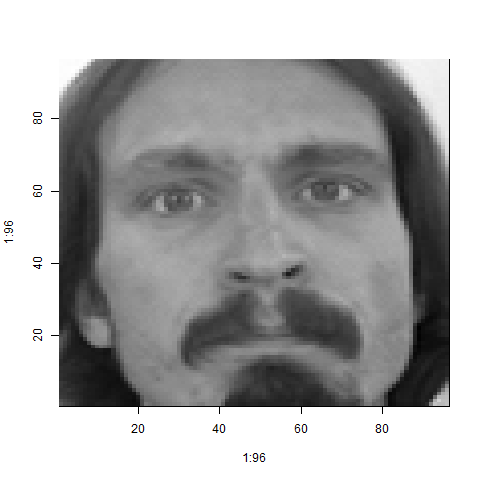
#> input picture img_1.png, 480 x 480 px, given in place of the camera
$ jupyter execute OpenCV_Facedetection_webcam.ipynb   (older library calls are emulated)
#> lines starting #> are read from the running program, lines starting #| are printed output that depends on the picture; after the words box and inside, x2 and y2 are one past the last pixel; in counts of white or black regions, pixels touching at a corner belong together
[cell 1]
import cv2
import numpy as np
import scipy.misc
import os
import time
os.chdir("C:/Users/Santhosh/Documents/OpenCV/")
import uuid

face_cascade = cv2.CascadeClassifier('C:/Users/Santhosh/Anaconda2/pkgs/opencv-2.4.11-py27_1/' \
                                     'Library/share/OpenCV/haarcascades/haarcascade_frontalface_default.xml')
video_capture = cv2.VideoCapture(0)

[cell 2]
while True:
    # Capture frame-by-frame
    #time.sleep(1)
    video_capture.open(0)
    ret, frame = video_capture.read()
#> frame is the input picture: shape (480, 480, 3); mean B, G, R 171.1, 171.1, 171.1
    #print frame.shape
    #cv2.imshow('Video',frame)
    gray = cv2.cvtColor(frame, cv2.COLOR_BGR2GRAY)
    gray = cv2.equalizeHist(gray)
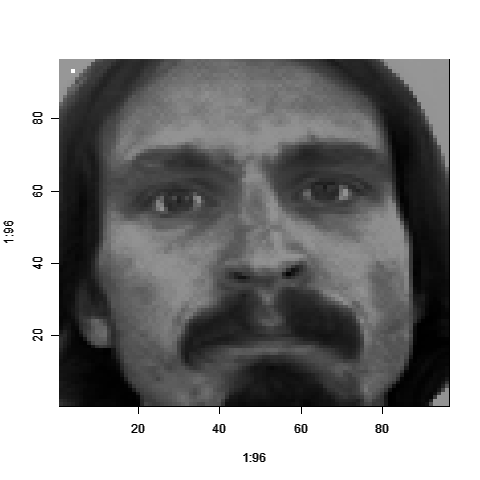
#> gray: shape (480, 480); min 0, max 255, mean 148.4
    faces = face_cascade.detectMultiScale(
        gray,
        scaleFactor=1.1,
        minNeighbors=5,
        minSize=(30, 30),
       flags=cv2.cv.CV_HAAR_SCALE_IMAGE
    )
#> faces = [[76, 44, 365, 365]]

    # Draw a rectangle around the faces
    if len(faces)>0:
        #print('success')
        for (x, y, w, h) in faces:
            fac = np.array(frame)[y:(y+h),x:(x+h),:]
            cv2.rectangle(frame, (x, y), (x+w, y+h), (255, 255, 255), 2)
            #cv2.putText(frame,'omar',(x,y+h), cv2.FONT_HERSHEY_DUPLEX,1,(0,0,255), 2,8)
            scipy.misc.toimage(fac).save(str(uuid.uuid4()) +'.jpg')
#> this loop made 1 pass
#> pass 1, `fac = np.array(frame)[y:(y+h),x:(x+h),:]`:
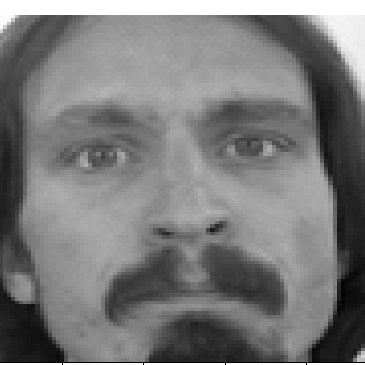
#> fac: shape (365, 365, 3); min 0, max 255, mean 122.5
#> after the loop:
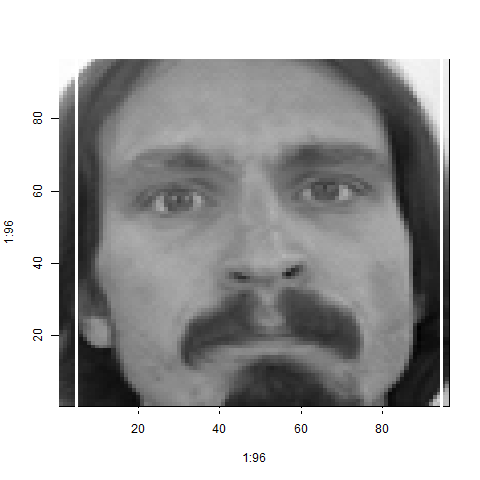
#> frame: shape (480, 480, 3); 0.91% of pixels changed, all inside (x1, y1, x2, y2) = (75, 59, 443, 411)

    # Display the resulting frame
    cv2.imshow('Video', frame)
        #fac = np.array(frame)[y:(y+h),x:(x+h)]
    if cv2.waitKey(1) & 0xFF == ord('q'):
#> (key q is pressed here)
            break


# When everything is done, release the capture
video_capture.release()
cv2.destroyAllWindows()

$ run again, on img_2.png
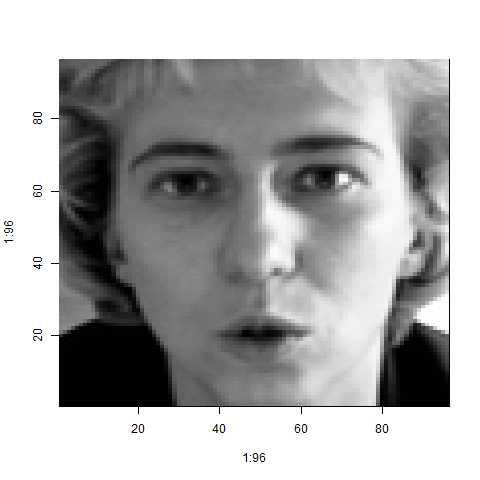
#> input picture img_2.png, 480 x 480 px, given in place of the camera
#> frame is the input picture: shape (480, 480, 3); mean B, G, R 173.6, 173.6, 173.6
#> `gray = cv2.equalizeHist(gray)`:
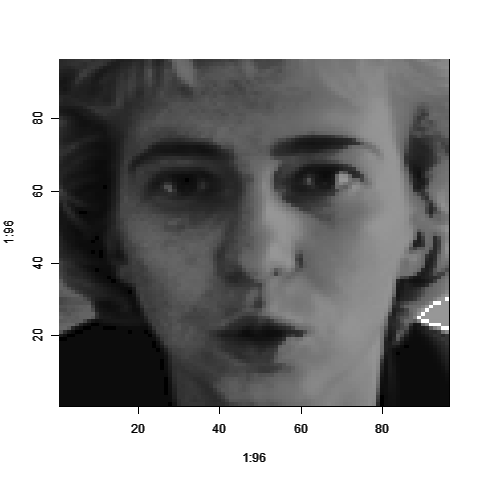
#> gray: shape (480, 480); min 0, max 255, mean 148.3
#> faces = [[85, 55, 345, 345]]
#> the loop `for (x, y, w, h) in faces:` made 1 pass
#> after the loop `for (x, y, w, h) in faces:`:
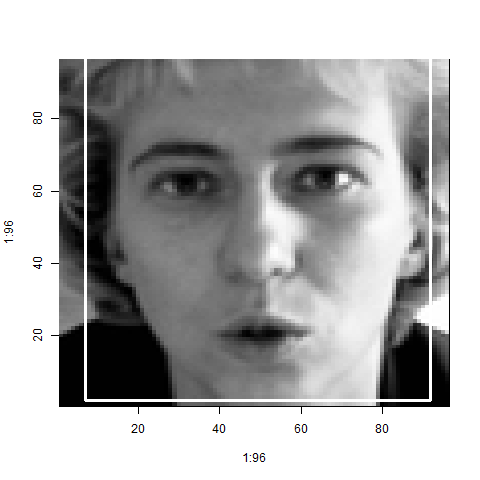
#> frame: shape (480, 480, 3); 1.33% of pixels changed, all inside (x1, y1, x2, y2) = (84, 59, 432, 402)

$ run again, on img_3.png
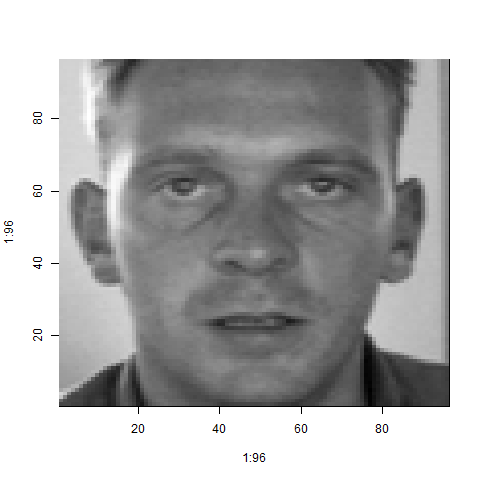
#> input picture img_3.png, 480 x 480 px, given in place of the camera
#> frame is the input picture: shape (480, 480, 3); mean B, G, R 178.3, 178.3, 178.3
#> `gray = cv2.equalizeHist(gray)`:
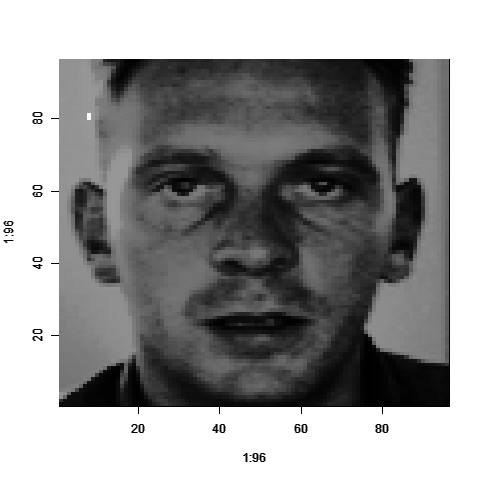
#> gray: shape (480, 480); min 0, max 255, mean 148.4
#> faces = [[95, 69, 324, 324]]
#> the loop `for (x, y, w, h) in faces:` made 1 pass
#> after the loop `for (x, y, w, h) in faces:`:
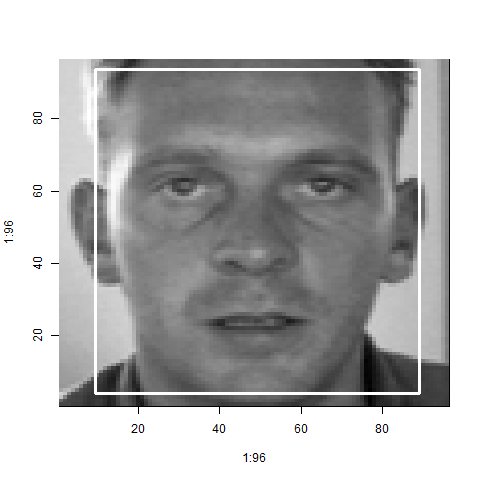
#> frame: shape (480, 480, 3); 1.69% of pixels changed, all inside (x1, y1, x2, y2) = (94, 68, 421, 395)
